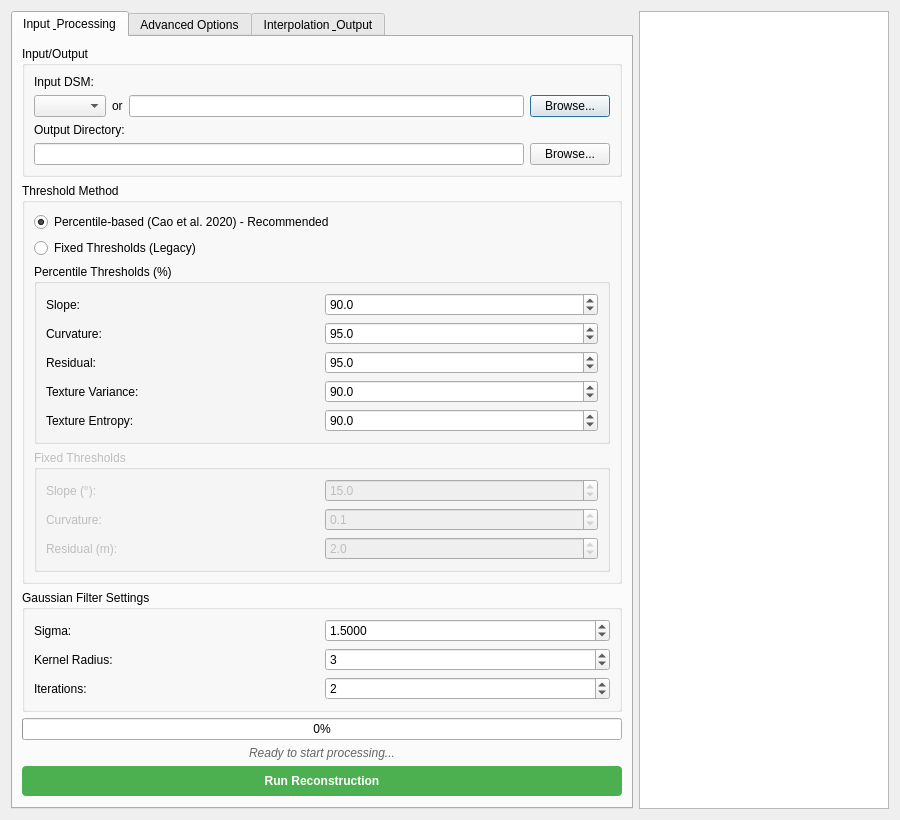
<?xml version="1.0" encoding="UTF-8"?>
<ui version="4.0">
 <class>BareEarthReconstructorDialog</class>
 <widget class="QDialog" name="BareEarthReconstructorDialog">
  <property name="geometry">
   <rect>
    <x>0</x>
    <y>0</y>
    <width>900</width>
    <height>650</height>
   </rect>
  </property>
  <property name="windowTitle">
   <string>Bare Earth Reconstructor</string>
  </property>
  <layout class="QHBoxLayout" name="horizontalLayout">
   <item>
    <widget class="QTabWidget" name="tabWidget">
     <property name="currentIndex">
      <number>0</number>
     </property>
     <widget class="QWidget" name="tabInputProcessing">
      <attribute name="title">
       <string>Input &amp; Processing</string>
      </attribute>
      <layout class="QVBoxLayout" name="verticalLayoutTab1">
       <item>
        <widget class="QGroupBox" name="groupInput">
         <property name="title">
          <string>Input/Output</string>
         </property>
         <layout class="QVBoxLayout" name="verticalLayoutInput">
          <item>
           <widget class="QLabel" name="labelInputDSM">
            <property name="text">
             <string>Input DSM:</string>
            </property>
           </widget>
          </item>
          <item>
           <layout class="QHBoxLayout" name="horizontalLayoutInput">
            <item>
             <widget class="QComboBox" name="comboInputDSM"/>
            </item>
            <item>
             <widget class="QLabel" name="labelOr">
              <property name="text">
               <string>or</string>
              </property>
             </widget>
            </item>
            <item>
             <widget class="QLineEdit" name="lineEditInputDSM"/>
            </item>
            <item>
             <widget class="QPushButton" name="buttonBrowseDSM">
              <property name="text">
               <string>Browse...</string>
              </property>
             </widget>
            </item>
           </layout>
          </item>
          <item>
           <widget class="QLabel" name="labelOutputDir">
            <property name="text">
             <string>Output Directory:</string>
            </property>
           </widget>
          </item>
          <item>
           <layout class="QHBoxLayout" name="horizontalLayoutOutput">
            <item>
             <widget class="QLineEdit" name="lineEditOutputDir"/>
            </item>
            <item>
             <widget class="QPushButton" name="buttonBrowseOutputDir">
              <property name="text">
               <string>Browse...</string>
              </property>
             </widget>
            </item>
           </layout>
          </item>
         </layout>
        </widget>
       </item>
       <item>
        <widget class="QGroupBox" name="groupThresholdMethod">
         <property name="title">
          <string>Threshold Method</string>
         </property>
         <layout class="QVBoxLayout" name="verticalLayoutThresholdMethod">
          <item>
           <widget class="QRadioButton" name="radioPercentile">
            <property name="text">
             <string>Percentile-based (Cao et al. 2020) - Recommended</string>
            </property>
            <property name="checked">
             <bool>true</bool>
            </property>
           </widget>
          </item>
          <item>
           <widget class="QRadioButton" name="radioFixed">
            <property name="text">
             <string>Fixed Thresholds (Legacy)</string>
            </property>
           </widget>
          </item>
          <item>
           <widget class="QGroupBox" name="groupPercentiles">
            <property name="title">
             <string>Percentile Thresholds (%)</string>
            </property>
            <layout class="QHBoxLayout" name="horizontalLayoutPercentiles">
             <item>
              <layout class="QVBoxLayout" name="verticalLayoutPercLabels">
               <item>
                <widget class="QLabel" name="labelSlopePercentile">
                 <property name="text">
                  <string>Slope:</string>
                 </property>
                </widget>
               </item>
               <item>
                <widget class="QLabel" name="labelCurvaturePercentile">
                 <property name="text">
                  <string>Curvature:</string>
                 </property>
                </widget>
               </item>
               <item>
                <widget class="QLabel" name="labelResidualPercentile">
                 <property name="text">
                  <string>Residual:</string>
                 </property>
                </widget>
               </item>
               <item>
                <widget class="QLabel" name="labelVariancePercentile">
                 <property name="text">
                  <string>Texture Variance:</string>
                 </property>
                </widget>
               </item>
               <item>
                <widget class="QLabel" name="labelEntropyPercentile">
                 <property name="text">
                  <string>Texture Entropy:</string>
                 </property>
                </widget>
               </item>
              </layout>
             </item>
             <item>
              <layout class="QVBoxLayout" name="verticalLayoutPercSpins">
               <item>
                <widget class="QDoubleSpinBox" name="spinSlopePercentile">
                 <property name="minimum">
                  <double>50.0</double>
                 </property>
                 <property name="maximum">
                  <double>99.0</double>
                 </property>
                 <property name="value">
                  <double>90.0</double>
                 </property>
                 <property name="decimals">
                  <number>1</number>
                 </property>
                 <property name="locale">
                  <locale language="English" country="UnitedStates"/>
                 </property>
                </widget>
               </item>
               <item>
                <widget class="QDoubleSpinBox" name="spinCurvaturePercentile">
                 <property name="minimum">
                  <double>50.0</double>
                 </property>
                 <property name="maximum">
                  <double>99.0</double>
                 </property>
                 <property name="value">
                  <double>95.0</double>
                 </property>
                 <property name="decimals">
                  <number>1</number>
                 </property>
                 <property name="locale">
                  <locale language="English" country="UnitedStates"/>
                 </property>
                </widget>
               </item>
               <item>
                <widget class="QDoubleSpinBox" name="spinResidualPercentile">
                 <property name="minimum">
                  <double>50.0</double>
                 </property>
                 <property name="maximum">
                  <double>99.0</double>
                 </property>
                 <property name="value">
                  <double>95.0</double>
                 </property>
                 <property name="decimals">
                  <number>1</number>
                 </property>
                 <property name="locale">
                  <locale language="English" country="UnitedStates"/>
                 </property>
                </widget>
               </item>
               <item>
                <widget class="QDoubleSpinBox" name="spinVariancePercentile">
                 <property name="minimum">
                  <double>50.0</double>
                 </property>
                 <property name="maximum">
                  <double>99.0</double>
                 </property>
                 <property name="value">
                  <double>90.0</double>
                 </property>
                 <property name="decimals">
                  <number>1</number>
                 </property>
                 <property name="locale">
                  <locale language="English" country="UnitedStates"/>
                 </property>
                </widget>
               </item>
               <item>
                <widget class="QDoubleSpinBox" name="spinEntropyPercentile">
                 <property name="minimum">
                  <double>50.0</double>
                 </property>
                 <property name="maximum">
                  <double>99.0</double>
                 </property>
                 <property name="value">
                  <double>90.0</double>
                 </property>
                 <property name="decimals">
                  <number>1</number>
                 </property>
                 <property name="locale">
                  <locale language="English" country="UnitedStates"/>
                 </property>
                </widget>
               </item>
              </layout>
             </item>
            </layout>
           </widget>
          </item>
          <item>
           <widget class="QGroupBox" name="groupFixedThresholds">
            <property name="title">
             <string>Fixed Thresholds</string>
            </property>
            <property name="enabled">
             <bool>false</bool>
            </property>
            <layout class="QHBoxLayout" name="horizontalLayoutFixed">
             <item>
              <layout class="QVBoxLayout" name="verticalLayoutFixedLabels">
               <item>
                <widget class="QLabel" name="labelSlope">
                 <property name="text">
                  <string>Slope (°):</string>
                 </property>
                </widget>
               </item>
               <item>
                <widget class="QLabel" name="labelCurvature">
                 <property name="text">
                  <string>Curvature:</string>
                 </property>
                </widget>
               </item>
               <item>
                <widget class="QLabel" name="labelResidual">
                 <property name="text">
                  <string>Residual (m):</string>
                 </property>
                </widget>
               </item>
              </layout>
             </item>
             <item>
              <layout class="QVBoxLayout" name="verticalLayoutFixedSpins">
               <item>
                <widget class="QDoubleSpinBox" name="spinSlope">
                 <property name="minimum">
                  <double>0.0</double>
                 </property>
                 <property name="maximum">
                  <double>90.0</double>
                 </property>
                 <property name="value">
                  <double>15.0</double>
                 </property>
                 <property name="singleStep">
                  <double>0.1</double>
                 </property>
                 <property name="decimals">
                  <number>1</number>
                 </property>
                </widget>
               </item>
               <item>
                <widget class="QDoubleSpinBox" name="spinCurvature">
                 <property name="minimum">
                  <double>-10.0</double>
                 </property>
                 <property name="maximum">
                  <double>10.0</double>
                 </property>
                 <property name="value">
                  <double>0.1</double>
                 </property>
                 <property name="singleStep">
                  <double>0.1</double>
                 </property>
                 <property name="decimals">
                  <number>1</number>
                 </property>
                </widget>
               </item>
               <item>
                <widget class="QDoubleSpinBox" name="spinResidual">
                 <property name="minimum">
                  <double>0.0</double>
                 </property>
                 <property name="maximum">
                  <double>100.0</double>
                 </property>
                 <property name="value">
                  <double>2.0</double>
                 </property>
                 <property name="singleStep">
                  <double>0.1</double>
                 </property>
                 <property name="decimals">
                  <number>1</number>
                 </property>
                </widget>
               </item>
              </layout>
             </item>
            </layout>
           </widget>
          </item>
         </layout>
        </widget>
       </item>
       <item>
        <widget class="QGroupBox" name="groupGaussianFilter">
         <property name="title">
          <string>Gaussian Filter Settings</string>
         </property>
         <layout class="QHBoxLayout" name="horizontalLayoutGaussian">
          <item>
           <layout class="QVBoxLayout" name="verticalLayoutGaussianLabels">
            <item>
             <widget class="QLabel" name="labelSigma">
              <property name="text">
               <string>Sigma:</string>
              </property>
             </widget>
            </item>
            <item>
             <widget class="QLabel" name="labelKernelRadius">
              <property name="text">
               <string>Kernel Radius:</string>
              </property>
             </widget>
            </item>
            <item>
             <widget class="QLabel" name="labelGaussianIterations">
              <property name="text">
               <string>Iterations:</string>
              </property>
             </widget>
            </item>
           </layout>
          </item>
          <item>
           <layout class="QVBoxLayout" name="verticalLayoutGaussianSpins">
            <item>
             <widget class="QDoubleSpinBox" name="spinSigma">
              <property name="minimum">
               <double>0.1</double>
              </property>
              <property name="maximum">
               <double>10.0</double>
              </property>
              <property name="value">
               <double>1.5</double>
              </property>
              <property name="singleStep">
               <double>0.1</double>
              </property>
              <property name="decimals">
               <number>4</number>
              </property>
              <property name="locale">
               <locale language="English" country="UnitedStates"/>
              </property>
             </widget>
            </item>
            <item>
             <widget class="QSpinBox" name="spinKernelRadius">
              <property name="minimum">
               <number>1</number>
              </property>
              <property name="maximum">
               <number>20</number>
              </property>
              <property name="value">
               <number>3</number>
              </property>
             </widget>
            </item>
            <item>
             <widget class="QSpinBox" name="spinGaussianIterations">
              <property name="minimum">
               <number>1</number>
              </property>
              <property name="maximum">
               <number>5</number>
              </property>
              <property name="value">
               <number>2</number>
              </property>
             </widget>
            </item>
           </layout>
          </item>
         </layout>
        </widget>
       </item>
       <item>
        <widget class="QProgressBar" name="progressBar">
         <property name="value">
          <number>0</number>
         </property>
        </widget>
       </item>
       <item>
        <widget class="QLabel" name="labelProgressStatus">
         <property name="text">
          <string>Ready to start processing...</string>
         </property>
         <property name="alignment">
          <set>Qt::AlignCenter</set>
         </property>
         <property name="styleSheet">
          <string>QLabel { color: #666666; font-style: italic; }</string>
         </property>
        </widget>
       </item>
       <item>
        <widget class="QPushButton" name="buttonRun">
         <property name="text">
          <string>Run Reconstruction</string>
         </property>
         <property name="styleSheet">
          <string>QPushButton { 
           background-color: #4CAF50; 
           color: white; 
           font-weight: bold; 
           padding: 8px; 
           border-radius: 4px; 
          }
          QPushButton:hover { 
           background-color: #45a049; 
          }</string>
         </property>
        </widget>
       </item>
       <item>
        <spacer name="verticalSpacer">
         <property name="orientation">
          <enum>Qt::Vertical</enum>
         </property>
         <property name="sizeHint" stdset="0">
          <size>
           <width>20</width>
           <height>40</height>
          </size>
         </property>
        </spacer>
       </item>
      </layout>
     </widget>
     <widget class="QWidget" name="tabAdvanced">
      <attribute name="title">
       <string>Advanced Options</string>
      </attribute>
      <layout class="QVBoxLayout" name="verticalLayoutTab2">
       <item>
        <widget class="QGroupBox" name="groupTextureAnalysis">
         <property name="title">
          <string>Texture Analysis (Vegetation Detection)</string>
         </property>
         <layout class="QVBoxLayout" name="verticalLayoutTexture">
          <item>
           <widget class="QCheckBox" name="checkTextureAnalysis">
            <property name="text">
             <string>Enable Texture Analysis (3-Class Classification)</string>
            </property>
            <property name="checked">
             <bool>true</bool>
            </property>
           </widget>
          </item>
          <item>
           <layout class="QHBoxLayout" name="horizontalLayoutTexture">
            <item>
             <layout class="QVBoxLayout" name="verticalLayoutTextureLabels">
              <item>
               <widget class="QLabel" name="labelTextureWindow">
                <property name="text">
                 <string>Window Size:</string>
                </property>
               </widget>
              </item>
              <item>
               <widget class="QLabel" name="labelVarianceThreshold">
                <property name="text">
                 <string>Variance Threshold:</string>
                </property>
               </widget>
              </item>
              <item>
               <widget class="QLabel" name="labelEntropyThreshold">
                <property name="text">
                 <string>Entropy Threshold:</string>
                </property>
               </widget>
              </item>
             </layout>
            </item>
            <item>
             <layout class="QVBoxLayout" name="verticalLayoutTextureSpins">
              <item>
               <widget class="QSpinBox" name="spinTextureWindow">
                <property name="minimum">
                 <number>3</number>
                </property>
                <property name="maximum">
                 <number>9</number>
                </property>
                <property name="value">
                 <number>3</number>
                </property>
               </widget>
              </item>
              <item>
               <widget class="QDoubleSpinBox" name="spinVarianceThreshold">
                <property name="minimum">
                 <double>0.0</double>
                </property>
                <property name="maximum">
                 <double>10.0</double>
                </property>
                <property name="value">
                 <double>0.5</double>
                </property>
                <property name="singleStep">
                 <double>0.1</double>
                </property>
                <property name="decimals">
                 <number>3</number>
                </property>
               </widget>
              </item>
              <item>
               <widget class="QDoubleSpinBox" name="spinEntropyThreshold">
                <property name="minimum">
                 <double>0.0</double>
                </property>
                <property name="maximum">
                 <double>10.0</double>
                </property>
                <property name="value">
                 <double>2.0</double>
                </property>
                <property name="singleStep">
                 <double>0.1</double>
                </property>
                <property name="decimals">
                 <number>3</number>
                </property>
               </widget>
              </item>
             </layout>
            </item>
           </layout>
          </item>
         </layout>
        </widget>
       </item>
       <item>
        <widget class="QGroupBox" name="groupFilterOptions">
         <property name="title">
          <string>Masking/Filter Options</string>
         </property>
         <layout class="QVBoxLayout" name="verticalLayoutFilter">
          <item>
           <widget class="QLabel" name="labelFilterInfo">
            <property name="text">
             <string>Select which features to mask/remove from DSM:</string>
            </property>
           </widget>
          </item>
          <item>
           <widget class="QCheckBox" name="checkFilterAnthropogenic">
            <property name="text">
             <string>Filter Anthropogenic Features (Buildings, Roads, etc.)</string>
            </property>
            <property name="checked">
             <bool>true</bool>
            </property>
           </widget>
          </item>
          <item>
           <widget class="QCheckBox" name="checkFilterVegetation">
            <property name="text">
             <string>Filter Vegetation (Trees, Bushes, etc.)</string>
            </property>
            <property name="checked">
             <bool>false</bool>
            </property>
           </widget>
          </item>
          <item>
           <widget class="QLabel" name="labelFilterNote">
            <property name="text">
             <string>&lt;i&gt;Note: If no filters are selected, binary classification will be used.&lt;/i&gt;</string>
            </property>
           </widget>
          </item>
         </layout>
        </widget>
       </item>
       <item>
        <widget class="QGroupBox" name="groupBufferFill">
         <property name="title">
          <string>Buffer &amp; Fill Settings</string>
         </property>
         <layout class="QHBoxLayout" name="horizontalLayoutBufferFill">
          <item>
           <layout class="QVBoxLayout" name="verticalLayoutBufferFillLabels">
            <item>
             <widget class="QLabel" name="labelBufferDistance">
              <property name="text">
               <string>Buffer Distance (m):</string>
              </property>
             </widget>
            </item>
            <item>
             <widget class="QLabel" name="labelFillDistance">
              <property name="text">
               <string>Fill Distance:</string>
              </property>
             </widget>
            </item>
            <item>
             <widget class="QLabel" name="labelFillIterations">
              <property name="text">
               <string>Fill Iterations:</string>
              </property>
             </widget>
            </item>
           </layout>
          </item>
          <item>
           <layout class="QVBoxLayout" name="verticalLayoutBufferFillSpins">
            <item>
             <widget class="QDoubleSpinBox" name="spinBufferDistance">
              <property name="minimum">
               <double>0.0</double>
              </property>
              <property name="maximum">
               <double>100.0</double>
              </property>
              <property name="value">
               <double>10.0</double>
              </property>
              <property name="singleStep">
               <double>0.1</double>
              </property>
              <property name="decimals">
               <number>4</number>
              </property>
              <property name="locale">
               <locale language="English" country="UnitedStates"/>
              </property>
             </widget>
            </item>
            <item>
             <widget class="QSpinBox" name="spinFillDistance">
              <property name="minimum">
               <number>1</number>
              </property>
              <property name="maximum">
               <number>500</number>
              </property>
              <property name="value">
               <number>50</number>
              </property>
             </widget>
            </item>
            <item>
             <widget class="QSpinBox" name="spinFillIterations">
              <property name="minimum">
               <number>1</number>
              </property>
              <property name="maximum">
               <number>10</number>
              </property>
              <property name="value">
               <number>1</number>
              </property>
             </widget>
            </item>
           </layout>
          </item>
         </layout>
        </widget>
       </item>
      </layout>
     </widget>
     <widget class="QWidget" name="tabInterpolation">
      <attribute name="title">
       <string>Interpolation &amp; Output</string>
      </attribute>
      <layout class="QVBoxLayout" name="verticalLayoutTab3">
       <item>
        <widget class="QGroupBox" name="groupInterpolationMethod">
         <property name="title">
          <string>Interpolation Method (for Organic Results)</string>
         </property>
         <layout class="QVBoxLayout" name="verticalLayoutInterpolation">
          <item>
           <widget class="QRadioButton" name="radioTPS">
            <property name="text">
             <string>TPS (Thin Plate Spline) - Most Organic</string>
            </property>
            <property name="checked">
             <bool>true</bool>
            </property>
           </widget>
          </item>
          <item>
           <widget class="QRadioButton" name="radioIDW">
            <property name="text">
             <string>IDW (Inverse Distance Weighting) - Smooth</string>
            </property>
           </widget>
          </item>
          <item>
           <widget class="QRadioButton" name="radioEnhanced">
            <property name="text">
             <string>Enhanced GDAL (Multi-stage) - Balanced</string>
            </property>
           </widget>
          </item>
          <item>
           <widget class="QRadioButton" name="radioSimple">
            <property name="text">
             <string>Simple GDAL - Fast</string>
            </property>
           </widget>
          </item>
         </layout>
        </widget>
       </item>
       <item>
        <widget class="QGroupBox" name="groupOutput">
         <property name="title">
          <string>Output Options</string>
         </property>
         <layout class="QVBoxLayout" name="verticalLayoutOutput">
          <item>
           <widget class="QCheckBox" name="checkGenerateReport">
            <property name="text">
             <string>Generate Processing Report</string>
            </property>
            <property name="checked">
             <bool>true</bool>
            </property>
           </widget>
          </item>
          <item>
           <widget class="QCheckBox" name="checkOrganizeOutput">
            <property name="text">
             <string>Organize Output Files</string>
            </property>
            <property name="checked">
             <bool>true</bool>
            </property>
           </widget>
          </item>
         </layout>
        </widget>
       </item>
      </layout>
     </widget>
    </widget>
   </item>
   <item>
    <widget class="QTextEdit" name="textEditHelp">
     <property name="minimumSize">
      <size>
       <width>250</width>
       <height>0</height>
      </size>
     </property>
     <property name="maximumSize">
      <size>
       <width>250</width>
       <height>16777215</height>
      </size>
     </property>
     <property name="readOnly">
      <bool>true</bool>
     </property>
     <property name="textInteractionFlags">
      <set>Qt::TextSelectableByMouse</set>
     </property>
    </widget>
   </item>
  </layout>
 </widget>
 <resources/>
 <connections/>
</ui> 
